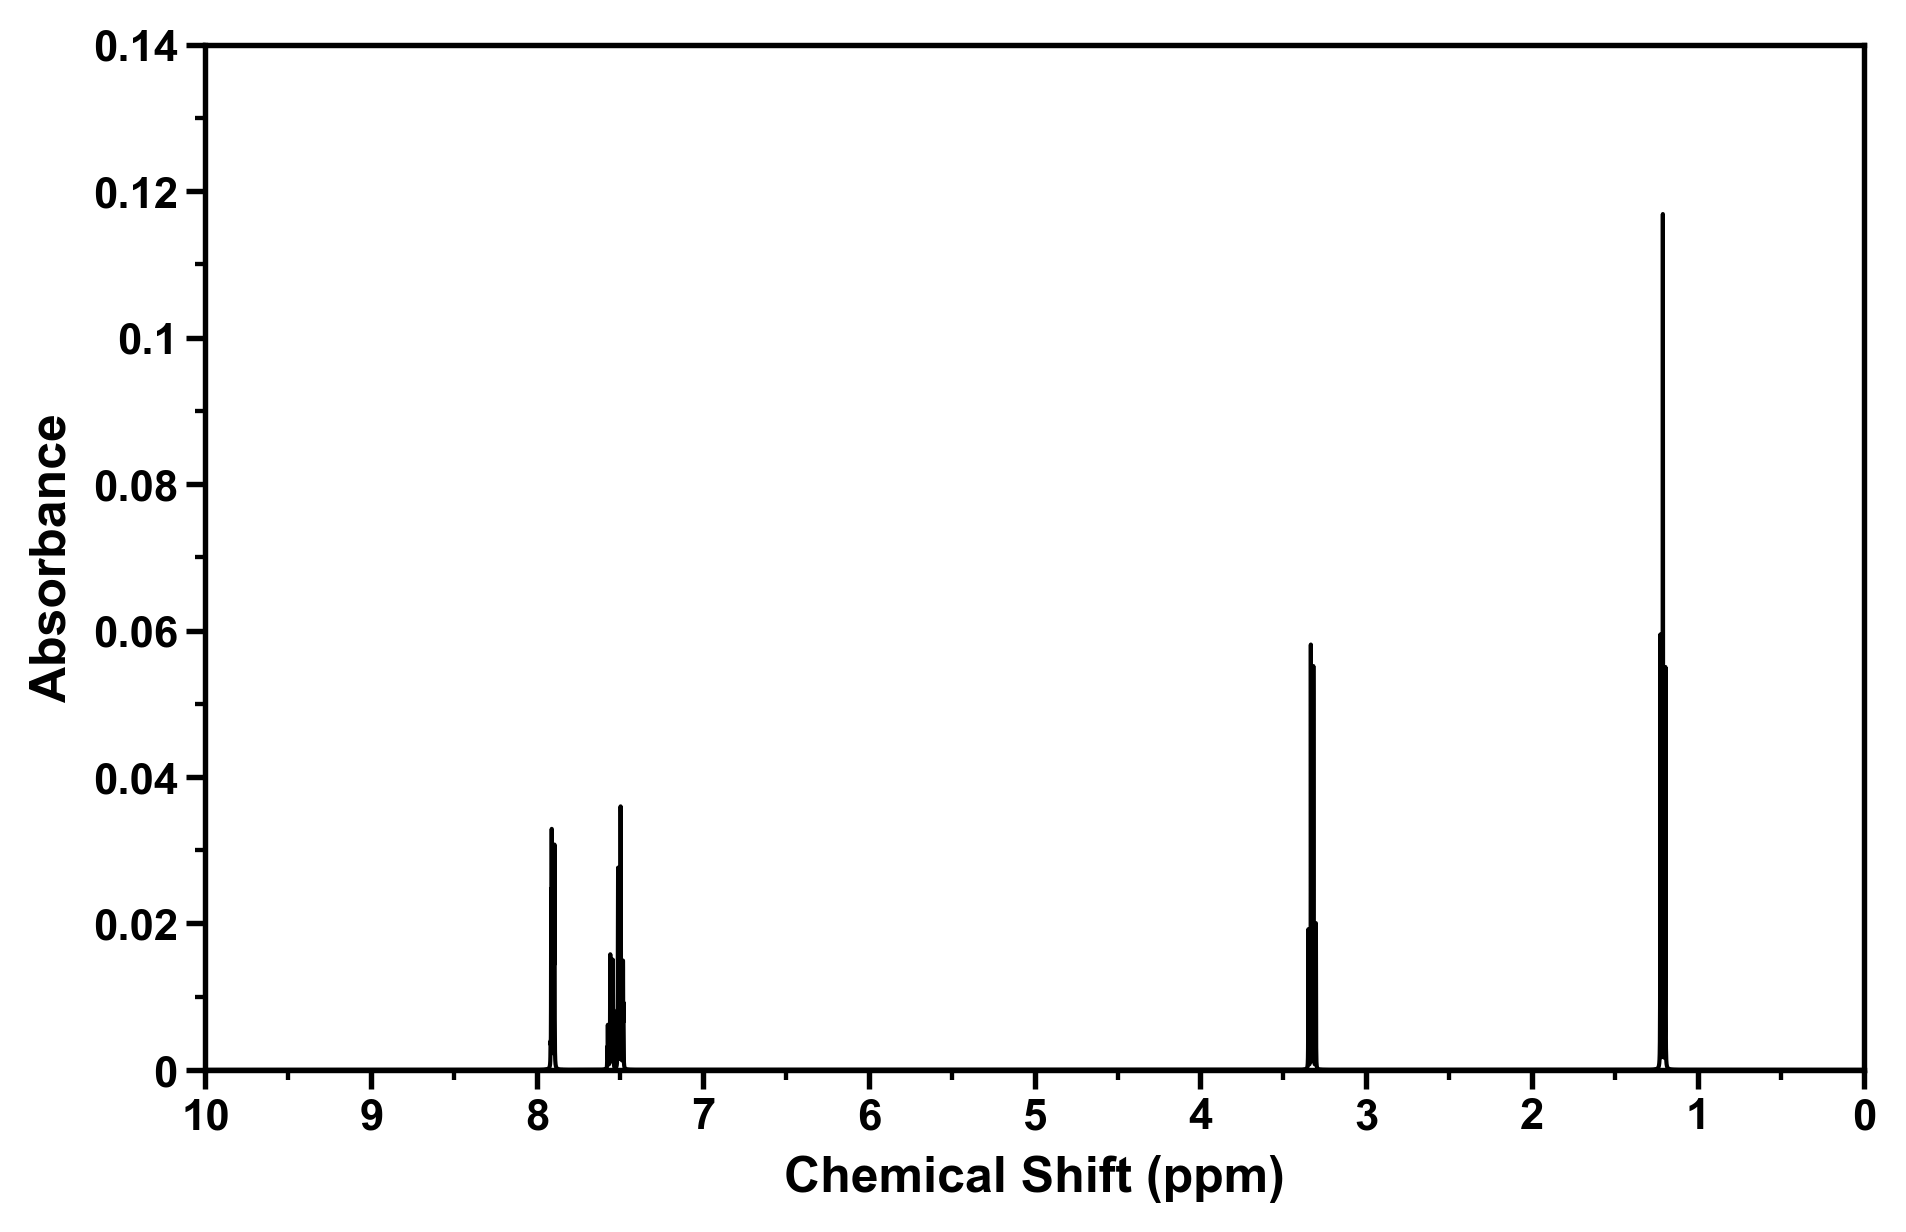

This figure's Python source:
# -*- coding: utf-8 -*-
"""
nmr.py

This file is used to plot NMR spectrum

@author:
Kimariyb, Hsiun Ryan ([email redacted])

@address:
XiaMen University, School of electronic science and engineering

@license:
Licensed under the MIT License.
For details, see the LICENSE file.

@data:
2023-11-01
"""

import proplot as pplt
import pandas as pd

from proplot import rc

if __name__ == "__main__":
    
    # 读取 1.csv 中的内容
    nmr_data = pd.read_csv('1.csv', header=None, delim_whitespace=True)
    
    # 设置绘图的默认参数，如字体、字号等
    rc['font.name'] = 'Arial'
    rc['title.size'] = 14
    rc['label.size'] = 12
    rc['font.size'] = 10.5
    rc['tick.width'] = 1.3
    rc['meta.width'] = 1.3
    rc['label.weight'] = 'bold'
    rc['tick.labelweight'] = 'bold'
    rc['ytick.major.size'] = 4.6
    rc['ytick.minor.size'] = 2.5
    rc['xtick.major.size'] = 4.6
    rc['xtick.minor.size'] = 2.5
    
    # 创建画布
    fig = pplt.figure(figsize=(7 * 0.9, 4.5 * 0.9))
    ax = fig.subplots()
    
    ax.plot(nmr_data.iloc[:, 0], nmr_data.iloc[:, 1], color='#000000', linewidth=1)

    # 格式化图像
    fig.format(
        grid=False, ylabel='Absorbance', xlabel='Chemical Shift (ppm)',
        xlim=(10, 0), xminorlocator=0.5, xlocator=1, 
        ylim=(0, 0.14), yminorlocator=0.01, ylocator=0.02
    )
    
    fig.savefig('nmr.png', bbox_inches='tight', dpi=300)